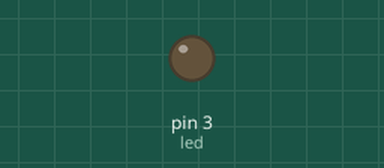
Simulated run of this sketch. Board: Arduino Uno, built with avr-gcc and run on an emulated ATmega328P. Shown: output pins drawn as LEDs (lit = HIGH).

Above: at 0.05 s.
At 6.05 s:
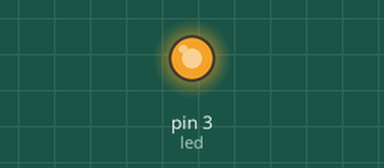
At 12.05 s:
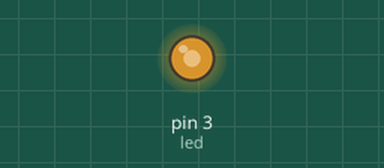
At 24.05 s:
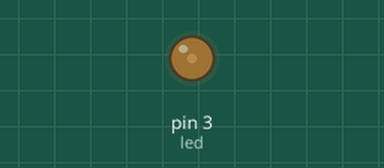
Timing chart, 0 to 33.3 s (numbered marks = the images above):
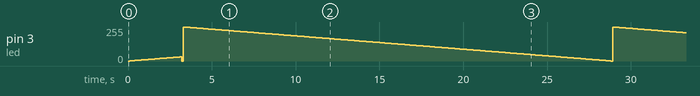

The sketch:

class05.ino
```cpp
#define led 3
#define maximo 32
#define minimo 0
#define tmp 100


void setup() {
  pinMode(led, OUTPUT);

}

void loop() {
 for(int i=minimo;i<maximo;i++){
  analogWrite(led, i);
  //digitalWrite(led, HIGH);
  delay(tmp);
  }


for(int i=minimo;i<maximo;i--){
  analogWrite(led, i);
  //digitalWrite(led, LOW);
  delay(tmp);
  }


}
```
